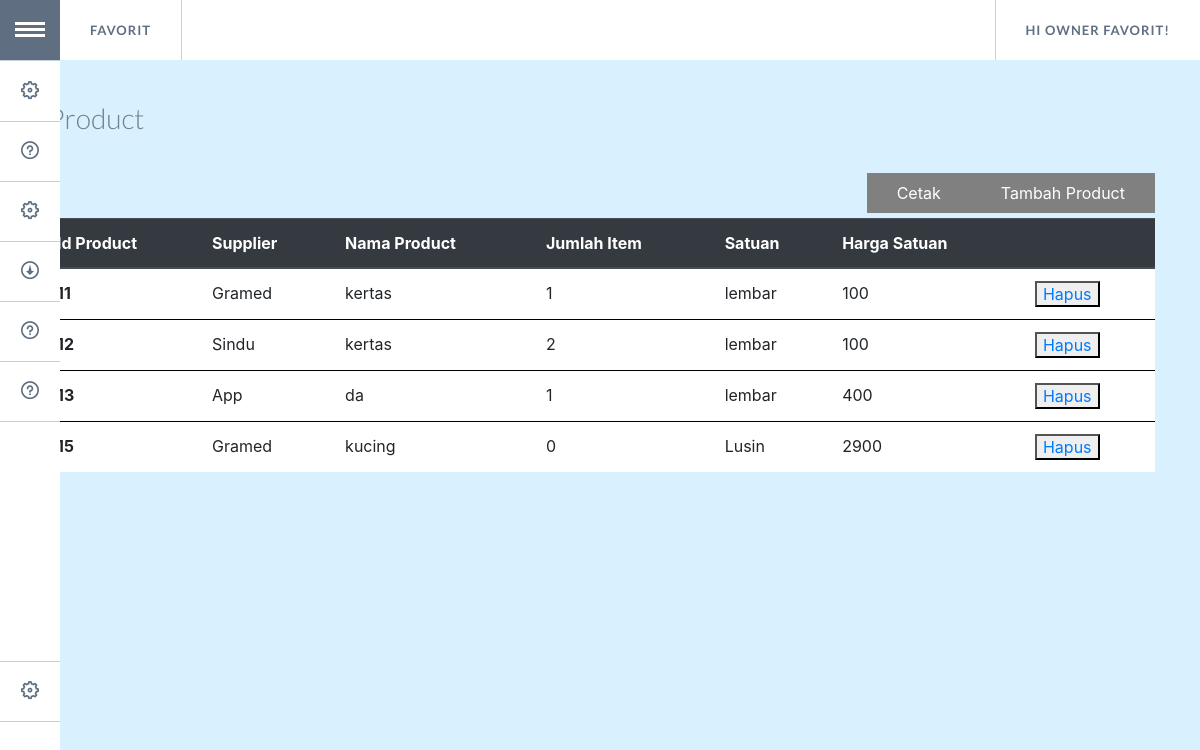
The app's page /produk.php (signed in), older data.
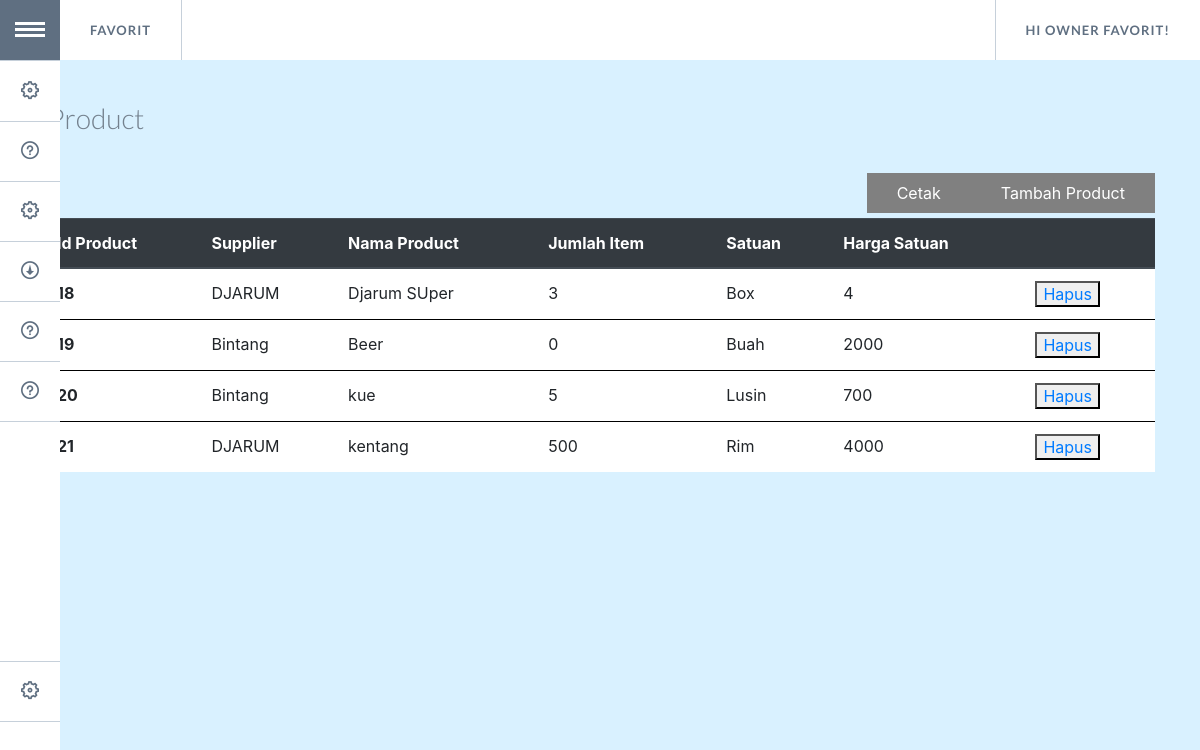
The same page, newer data.
### tables this page shows
CREATE TABLE `product` (
  `id_item` int(5) NOT NULL,
  `id_supplier` int(5) NOT NULL,
  `nama_item` varchar(50) NOT NULL,
  `jumlah_item` int(250) NOT NULL,
  `satuan` varchar(7) NOT NULL,
  `harga_satuan` int(20) NOT NULL
);

CREATE TABLE `suppliers` (
  `id_supplier` int(5) NOT NULL,
  `nama_supplier` varchar(40) NOT NULL,
  `email` varchar(60) DEFAULT NULL,
  `alamat` varchar(100) DEFAULT NULL,
  `no_hp` int(14) DEFAULT NULL,
  `sisa_tagihan` int(20) DEFAULT NULL
);

### produk.php (the view, shortened to what this page needs)
<!DOCTYPE html>
<html lang="en" class="no-js">
	<head>
        <link rel="stylesheet" href="assets/bootstrap-4.3.1-dist/css/bootstrap-grid.css"/>
        <link rel="stylesheet" href="https://stackpath.bootstrapcdn.com/bootstrap/4.3.1/css/bootstrap.min.css">
		<link rel="stylesheet" type="text/css" href="assets/GoogleNexusWebsiteMenu/css/normalize.css" />
		<link rel="stylesheet" type="text/css" href="assets/GoogleNexusWebsiteMenu/css/style.css" />
		<link rel="stylesheet" type="text/css" href="assets/GoogleNexusWebsiteMenu/css/component.css" />
		<link rel="stylesheet" type="text/css" href="assets/css/table.css" />
	</head>
	<body>
	<?php
	include 'koneksi_model.php';
	if (!isset($_SESSION["sukses"]) and !isset($_SESSION["username"]) and !isset($_SESSION["password"])) {
		die("silahkan login <a href='login_page.php'>disini</a>");
	}else
		{
			$sql= "SELECT nama FROM user WHERE username='".$_SESSION["username"]."'";
			$query= mysqli_query($conn,$sql);
			$result= mysqli_fetch_array($query);
			$hello = $result[0];
		}
?>
		<div class="container">
			<ul id="gn-menu" class="gn-menu-main">
				<li class="gn-trigger">
					<a class="gn-icon gn-icon-menu"><span>Menu</span></a>
					<nav class="gn-menu-wrapper">
						<div class="gn-scroller">
							<ul class="gn-menu">
								<li><a class="gn-icon gn-icon-cog" href='request.php'>Purchase Request</a></li>
								<li><a class="gn-icon gn-icon-help"href='acc.php'>Approval</a></li>
								<li><a class="gn-icon gn-icon-cog" href='order.php'>Purchase Order</a></li>
								<li><a class="gn-icon gn-icon-download" href='hutang.php'>Account Payable</a></li>
								<li><a class="gn-icon gn-icon-help" href='supplier.php'>Supplier</a></li>
								<li><a class="gn-icon gn-icon-help" href='produk.php'>Product</a></li>
								<li><br><br><br><br></li>
								<li><a class="gn-icon gn-icon-cog" href='logout.php'>Logout</a></li>
							</ul>
						</div>
					</nav>
				</li>
				<li><a href='mainMenu.php'>Favorit</a></li>
				<li><a><span>Hi <?php echo $hello ?>!</span></a></li>
			</ul>
			<header>
				<h1> <span>Product</span></h1>
			</header>
			<div class="head row">
				<div class="col-sm-6 col-md-6 col-xl-6 col-lg-6">
				</div>
				<div class="col-sm-6 col-md-6 col-xl-6 col-lg-6">
					<form>
         				<button class="tambahBut" type="submit" formaction="tambah_produk.php">Tambah Product</button>
					  </form>
					  <form>
         				<button class="tambahBut" type="submit" formaction="">Cetak</button>
      				</form>
				</div>
			</div>
			 <table class="table">
				<thead class="thead-dark">
					<tr>
						<th scope="col">Id Product</th>
						<th scope="col">Supplier</th>
						<th scope="col">Nama Product</th>
						<th scope="col">Jumlah Item</th>
						<th scope="col">Satuan</th>
						<th scope="col">Harga Satuan</th>
						<th> </th>
					</tr>
				</thead>
			<?php
				$sql= "SELECT product.id_item ,product.nama_item, suppliers.nama_supplier, product.harga_satuan, product.satuan, product.jumlah_item FROM product LEFT JOIN suppliers ON product.id_supplier=suppliers.id_supplier";
				$query= mysqli_query($conn,$sql);
				while ($hsl= mysqli_fetch_assoc($query)){
			?>
				<tr>
	    			<th style="background: white" scope ="row"><?php echo $hsl['id_item'];?></th>
					<td style="background: white"><?php echo $hsl['nama_supplier'];?></td>
					<td style="background: white"><?php echo $hsl['nama_item'];?></td>
					<td style="background: white"><?php echo $hsl['jumlah_item'];?></td>
					<td style="background: white"><?php echo $hsl['satuan'];?></td>
					<td style="background: white"><?php echo $hsl['harga_satuan'];?></td>
					<td style="background: white"> <?php echo"<button><a href='produk_hapus_btn.php?id=$hsl[id_item]'>Hapus</a></button>";?></td>
				</tr>
			<?php
				}
			?>
			</table>
			<br>
			<br>
			</div>
</body>
</html>

Row changes from the older to the newer data that the page shows:
removed product: id_item "11", id_supplier.nama_supplier "Gramed", nama_item "kertas", jumlah_item "1", satuan "lembar", harga_satuan "100"
removed product: id_item "12", id_supplier.nama_supplier "Sindu", nama_item "kertas", jumlah_item "2", satuan "lembar", harga_satuan "100"
removed product: id_item "13", id_supplier.nama_supplier "App", nama_item "da", jumlah_item "1", satuan "lembar", harga_satuan "400"
removed product: id_item "15", id_supplier.nama_supplier "Gramed", nama_item "kucing", jumlah_item "0", satuan "Lusin", harga_satuan "2900"
added product: id_item "18", id_supplier.nama_supplier "DJARUM", nama_item "Djarum SUper", jumlah_item "3", satuan "Box", harga_satuan "4"
added product: id_item "19", id_supplier.nama_supplier "Bintang", nama_item "Beer", jumlah_item "0", satuan "Buah", harga_satuan "2000"
added product: id_item "20", id_supplier.nama_supplier "Bintang", nama_item "kue", jumlah_item "5", satuan "Lusin", harga_satuan "700"
added product: id_item "21", id_supplier.nama_supplier "DJARUM", nama_item "kentang", jumlah_item "500", satuan "Rim", harga_satuan "4000"
